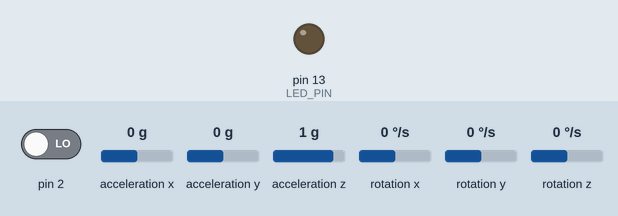
This sketch was run on a simulated Arduino Leonardo, built for the host (arithmetic inside an expression is 32-bit, double 64-bit). On the bench: output pins drawn as LEDs (lit = HIGH). The test bench sets the inputs (shaded band); at power-on: pin 2 LOW, acceleration x 0 g, acceleration y 0 g, acceleration z 1 g, rotation x 0 °/s, rotation y 0 °/s, rotation z 0 °/s. The sensor or clock chip raises its interrupt line as the real part does; no MQTT or app messages arrive unless stated; what the sketch prints to the serial monitor is not drawn.

Above: at 0.6 s.
At 20.84 s:
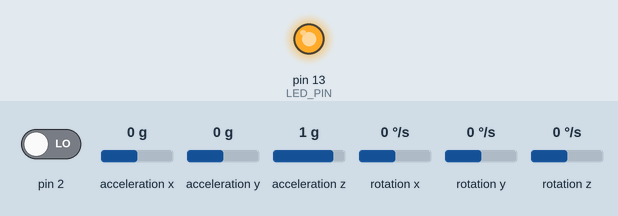
Timing chart, 0 to 22.0 s (numbered marks = the images above):
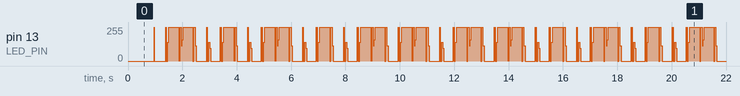

The sketch:

MPU6050_mqtt.ino
```cpp
// I2C device class (I2Cdev) demonstration Arduino sketch for MPU6050 class using DMP (MotionApps v2.0)
// 6/21/2012 by Jeff Rowberg <jeff@rowberg.net>
// Updates should (hopefully) always be available at https://github.com/jrowberg/i2cdevlib
//
// Changelog:
//      2013-05-08 - added seamless Fastwire support
//                 - added note about gyro calibration
//      2012-06-21 - added note about Arduino 1.0.1 + Leonardo compatibility error
//      2012-06-20 - improved FIFO overflow handling and simplified read process
//      2012-06-19 - completely rearranged DMP initialization code and simplification
//      2012-06-13 - pull gyro and accel data from FIFO packet instead of reading directly
//      2012-06-09 - fix broken FIFO read sequence and change interrupt detection to RISING
//      2012-06-05 - add gravity-compensated initial reference frame acceleration output
//                 - add 3D math helper file to DMP6 example sketch
//                 - add Euler output and Yaw/Pitch/Roll output formats
//      2012-06-04 - remove accel offset clearing for better results (thanks Sungon Lee)
//      2012-06-01 - fixed gyro sensitivity to be 2000 deg/sec instead of 250
//      2012-05-30 - basic DMP initialization working

/* ============================================
I2Cdev device library code is placed under the MIT license
Copyright (c) 2012 Jeff Rowberg

Permission is hereby granted, free of charge, to any person obtaining a copy
of this software and associated documentation files (the "Software"), to deal
in the Software without restriction, including without limitation the rights
to use, copy, modify, merge, publish, distribute, sublicense, and/or sell
copies of the Software, and to permit persons to whom the Software is
furnished to do so, subject to the following conditions:

The above copyright notice and this permission notice shall be included in
all copies or substantial portions of the Software.

THE SOFTWARE IS PROVIDED "AS IS", WITHOUT WARRANTY OF ANY KIND, EXPRESS OR
IMPLIED, INCLUDING BUT NOT LIMITED TO THE WARRANTIES OF MERCHANTABILITY,
FITNESS FOR A PARTICULAR PURPOSE AND NONINFRINGEMENT. IN NO EVENT SHALL THE
AUTHORS OR COPYRIGHT HOLDERS BE LIABLE FOR ANY CLAIM, DAMAGES OR OTHER
LIABILITY, WHETHER IN AN ACTION OF CONTRACT, TORT OR OTHERWISE, ARISING FROM,
OUT OF OR IN CONNECTION WITH THE SOFTWARE OR THE USE OR OTHER DEALINGS IN
THE SOFTWARE.
===============================================
*/

// I2Cdev and MPU6050 must be installed as libraries, or else the .cpp/.h files
// for both classes must be in the include path of your project
#include "I2Cdev.h"
#include "MPU6050_6Axis_MotionApps20.h"
//#include "MPU6050.h" // not necessary if using MotionApps include file

#include <SPI.h>
#include <Ethernet.h>
#include <PubSubClient.h>

// Arduino Wire library is required if I2Cdev I2CDEV_ARDUINO_WIRE implementation
// is used in I2Cdev.h
#if I2CDEV_IMPLEMENTATION == I2CDEV_ARDUINO_WIRE
    #include "Wire.h"
#endif

// class default I2C address is 0x68
// specific I2C addresses may be passed as a parameter here
// AD0 low = 0x68 (default for SparkFun breakout and InvenSense evaluation board)
// AD0 high = 0x69
MPU6050 mpu;

/* =========================================================================
   NOTE: Arduino v1.0.1 with the Leonardo board generates a compile error
   when using Serial.write(buf, len). The Teapot output uses this method.
   The solution requires a modification to the Arduino USBAPI.h file, which
   is fortunately simple, but annoying. This will be fixed in the next IDE
   release. For more info, see these links:

   http://arduino.cc/forum/index.php/topic,109987.0.html
   http://code.google.com/p/arduino/issues/detail?id=958
 * ========================================================================= */


// uncomment "OUTPUT_READABLE_QUATERNION" if you want to see the actual
// quaternion components in a [w, x, y, z] format (not best for parsing
// on a remote host such as Processing or something though)
//#define OUTPUT_READABLE_QUATERNION

// uncomment "OUTPUT_READABLE_EULER" if you want to see Euler angles
// (in degrees) calculated from the quaternions coming from the FIFO.
// Note that Euler angles suffer from gimbal lock (for more info, see
// http://en.wikipedia.org/wiki/Gimbal_lock)
//#define OUTPUT_READABLE_EULER

// uncomment "OUTPUT_READABLE_YAWPITCHROLL" if you want to see the yaw/
// pitch/roll angles (in degrees) calculated from the quaternions coming
// from the FIFO. Note this also requires gravity vector calculations.
// Also note that yaw/pitch/roll angles suffer from gimbal lock (for
// more info, see: http://en.wikipedia.org/wiki/Gimbal_lock)
#define OUTPUT_READABLE_YAWPITCHROLL

// uncomment "OUTPUT_READABLE_REALACCEL" if you want to see acceleration
// components with gravity removed. This acceleration reference frame is
// not compensated for orientation, so +X is always +X according to the
// sensor, just without the effects of gravity. If you want acceleration
// compensated for orientation, us OUTPUT_READABLE_WORLDACCEL instead.
//#define OUTPUT_READABLE_REALACCEL

// uncomment "OUTPUT_READABLE_WORLDACCEL" if you want to see acceleration
// components with gravity removed and adjusted for the world frame of
// reference (yaw is relative to initial orientation, since no magnetometer
// is present in this case). Could be quite handy in some cases.
//#define OUTPUT_READABLE_WORLDACCEL

// uncomment "OUTPUT_TEAPOT" if you want output that matches the
// format used for the InvenSense teapot demo
//#define OUTPUT_TEAPOT


#define LED_PIN 13 // (Arduino is 13, Teensy is 11, Teensy++ is 6)
bool blinkState = false;

// MPU control/status vars
bool dmpReady = false;  // set true if DMP init was successful
uint8_t mpuIntStatus;   // holds actual interrupt status byte from MPU
uint8_t devStatus;      // return status after each device operation (0 = success, !0 = error)
uint16_t packetSize;    // expected DMP packet size (default is 42 bytes)
uint16_t fifoCount;     // count of all bytes currently in FIFO
uint8_t fifoBuffer[64]; // FIFO storage buffer

// orientation/motion vars
Quaternion q;           // [w, x, y, z]         quaternion container
VectorInt16 aa;         // [x, y, z]            accel sensor measurements
VectorInt16 aaReal;     // [x, y, z]            gravity-free accel sensor measurements
VectorInt16 aaWorld;    // [x, y, z]            world-frame accel sensor measurements
VectorFloat gravity;    // [x, y, z]            gravity vector
float euler[3];         // [psi, theta, phi]    Euler angle container
float ypr[3];           // [yaw, pitch, roll]   yaw/pitch/roll container and gravity vector

// packet structure for InvenSense teapot demo
uint8_t teapotPacket[14] = { '$', 0x02, 0,0, 0,0, 0,0, 0,0, 0x00, 0x00, '\r', '\n' };


// ================================================================
// ===               INTERRUPT DETECTION ROUTINE                ===
// ================================================================

volatile bool mpuInterrupt = false;     // indicates whether MPU interrupt pin has gone high
void dmpDataReady() {
    mpuInterrupt = true;
}

// Update these with values suitable for your network.
byte mac[]    = {  0xDE, 0xED, 0xBA, 0xFE, 0xFE, 0xED };
byte server[] = { 192, 168, 1, 201 };
byte ip[]     = { 192, 168, 1, 200 };

void callback(char* topic, byte* payload, unsigned int length) {
  // handle message arrived
}

EthernetClient ethClient;
PubSubClient client(server, 1883, callback, ethClient);
char dpb[20]; // somewhere to store strings from doubles before outputting

// ================================================================
// ===                      INITIAL SETUP                       ===
// ================================================================

void setup() {

    Ethernet.begin(mac, ip);

    if (client.connect("arduinoClient")) {
      Serial.println("connected");
    } else {
      Serial.println("failed to connect");
    }

    // join I2C bus (I2Cdev library doesn't do this automatically)
    #if I2CDEV_IMPLEMENTATION == I2CDEV_ARDUINO_WIRE
        Wire.begin();
        TWBR = 24; // 400kHz I2C clock (200kHz if CPU is 8MHz)
    #elif I2CDEV_IMPLEMENTATION == I2CDEV_BUILTIN_FASTWIRE
        Fastwire::setup(400, true);
    #endif

    Serial.begin(115200);


    client.publish("status","Initializing I2C devices...");
    mpu.initialize();

    // verify connection
    client.publish("status",("Testing device connections..."));
    Serial.println("initialized");
    if (mpu.testConnection()) {
        client.publish("status","MPU6050 connection successful");
    }
    else {
        client.publish("status","MPU6050 connection failed");
    }

    // wait for ready

    // load and configure the DMP
    client.publish("status","Initializing DMP...");
    devStatus = mpu.dmpInitialize();

    // supply your own gyro offsets here, scaled for min sensitivity
    mpu.setXGyroOffset(220);
    mpu.setYGyroOffset(76);
    mpu.setZGyroOffset(-85);
    mpu.setZAccelOffset(1788); // 1688 factory default for my test chip

    // make sure it worked (returns 0 if so)
    if (devStatus == 0) {
        // turn on the DMP, now that it's ready
        client.publish("status","Enabling DMP...");
        mpu.setDMPEnabled(true);

        // enable Arduino interrupt detection
        client.publish("status","Enabling interrupt detection (Arduino external interrupt 0)...");
        attachInterrupt(0, dmpDataReady, RISING);
        mpuIntStatus = mpu.getIntStatus();

        // set our DMP Ready flag so the main loop() function knows it's okay to use it
        client.publish("status","DMP ready! Waiting for first interrupt...");
        dmpReady = true;

        // get expected DMP packet size for later comparison
        packetSize = mpu.dmpGetFIFOPacketSize();
    } else {
        // ERROR!
        // 1 = initial memory load failed
        // 2 = DMP configuration updates failed
        // (if it's going to break, usually the code will be 1)
        String status = "DMP Initialization failed (code "+String(devStatus)+")";
//        client.publish("status",status.toCharArray());
    }

    // configure LED for output
    pinMode(LED_PIN, OUTPUT);

}


// ================================================================
// ===                    MAIN PROGRAM LOOP                     ===
// ================================================================

void loop() {
    // if programming failed, don't try to do anything
    if (!dmpReady) return;

    // wait for MPU interrupt or extra packet(s) available
    while (!mpuInterrupt && fifoCount < packetSize) {
        // other program behavior stuff here
        // .
        // .
        // .
        // if you are really paranoid you can frequently test in between other
        // stuff to see if mpuInterrupt is true, and if so, "break;" from the
        // while() loop to immediately process the MPU data
        // .
        // .
        // .
    }

    // reset interrupt flag and get INT_STATUS byte
    mpuInterrupt = false;
    mpuIntStatus = mpu.getIntStatus();

    // get current FIFO count
    fifoCount = mpu.getFIFOCount();

    // check for overflow (this should never happen unless our code is too inefficient)
    if ((mpuIntStatus & 0x10) || fifoCount == 1024) {
        // reset so we can continue cleanly
        mpu.resetFIFO();
        client.publish("status","FIFO overflow!");

    // otherwise, check for DMP data ready interrupt (this should happen frequently)
    } else if (mpuIntStatus & 0x02) {
        // wait for correct available data length, should be a VERY short wait
        while (fifoCount < packetSize) fifoCount = mpu.getFIFOCount();

        // read a packet from FIFO
        mpu.getFIFOBytes(fifoBuffer, packetSize);

        // track FIFO count here in case there is > 1 packet available
        // (this lets us immediately read more without waiting for an interrupt)
        fifoCount -= packetSize;

        #ifdef OUTPUT_READABLE_QUATERNION
            // display quaternion values in easy matrix form: w x y z
            mpu.dmpGetQuaternion(&q, fifoBuffer);
            String quat = "quat\t"+q.w+"\t"+q.x+"\t"+q.y+"\t"+q.z;
            client.publish("quat",quat);
        #endif

        #ifdef OUTPUT_READABLE_EULER
            // display Euler angles in degrees
            mpu.dmpGetQuaternion(&q, fifoBuffer);
            mpu.dmpGetEuler(euler, &q);
            Serial.print("euler\t");
            Serial.print(euler[0] * 180/M_PI);
            Serial.print("\t");
            Serial.print(euler[1] * 180/M_PI);
            Serial.print("\t");
            Serial.println(euler[2] * 180/M_PI);
        #endif

        #ifdef OUTPUT_READABLE_YAWPITCHROLL
            // display Euler angles in degrees
            mpu.dmpGetQuaternion(&q, fifoBuffer);
            mpu.dmpGetGravity(&gravity, &q);
            mpu.dmpGetYawPitchRoll(ypr, &q, &gravity);
            dtostrf(ypr[0] * 180/M_PI, 10, 10, dpb);
            client.publish("ypr/y", dpb);
            dtostrf(ypr[1] * 180/M_PI, 10, 10, dpb);
            client.publish("ypr/p", dpb);
            dtostrf(ypr[2] * 180/M_PI, 10, 10, dpb);
            client.publish("ypr/r", dpb);

//            Serial.print("ypr\t");
 //           Serial.print(ypr[0] * 180/M_PI);
 //           Serial.print("\t");
 //           Serial.print(ypr[1] * 180/M_PI);
 //           Serial.print("\t");
 //           Serial.println(ypr[2] * 180/M_PI);
        #endif

        #ifdef OUTPUT_READABLE_REALACCEL
            // display real acceleration, adjusted to remove gravity
            mpu.dmpGetQuaternion(&q, fifoBuffer);
            mpu.dmpGetAccel(&aa, fifoBuffer);
            mpu.dmpGetGravity(&gravity, &q);
            mpu.dmpGetLinearAccel(&aaReal, &aa, &gravity);
            Serial.print("areal\t");
            Serial.print(aaReal.x);
            Serial.print("\t");
            Serial.print(aaReal.y);
            Serial.print("\t");
            Serial.println(aaReal.z);
        #endif

        #ifdef OUTPUT_READABLE_WORLDACCEL
            // display initial world-frame acceleration, adjusted to remove gravity
            // and rotated based on known orientation from quaternion
            mpu.dmpGetQuaternion(&q, fifoBuffer);
            mpu.dmpGetAccel(&aa, fifoBuffer);
            mpu.dmpGetGravity(&gravity, &q);
            mpu.dmpGetLinearAccel(&aaReal, &aa, &gravity);
            mpu.dmpGetLinearAccelInWorld(&aaWorld, &aaReal, &q);
            Serial.print("aworld\t");
            Serial.print(aaWorld.x);
            Serial.print("\t");
            Serial.print(aaWorld.y);
            Serial.print("\t");
            Serial.println(aaWorld.z);
        #endif

        #ifdef OUTPUT_TEAPOT
            // display quaternion values in InvenSense Teapot demo format:
            teapotPacket[2] = fifoBuffer[0];
            teapotPacket[3] = fifoBuffer[1];
            teapotPacket[4] = fifoBuffer[4];
            teapotPacket[5] = fifoBuffer[5];
            teapotPacket[6] = fifoBuffer[8];
            teapotPacket[7] = fifoBuffer[9];
            teapotPacket[8] = fifoBuffer[12];
            teapotPacket[9] = fifoBuffer[13];
            Serial.write(teapotPacket, 14);
            teapotPacket[11]++; // packetCount, loops at 0xFF on purpose
        #endif

        // blink LED to indicate activity
        blinkState = !blinkState;
        digitalWrite(LED_PIN, blinkState);

    }
}
```
